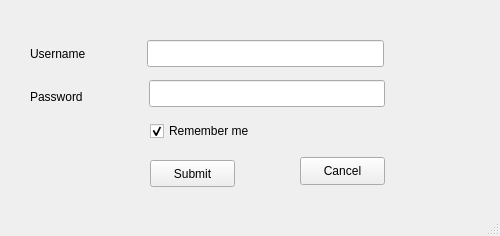
<?xml version="1.0" encoding="UTF-8"?>
<ui version="4.0">
 <class>MainWindow</class>
 <widget class="QMainWindow" name="MainWindow">
  <property name="geometry">
   <rect>
    <x>0</x>
    <y>0</y>
    <width>500</width>
    <height>236</height>
   </rect>
  </property>
  <property name="windowTitle">
   <string>SOcioShare</string>
  </property>
  <widget class="QWidget" name="centralwidget">
   <widget class="QLabel" name="label_Password">
    <property name="geometry">
     <rect>
      <x>30</x>
      <y>88</y>
      <width>64</width>
      <height>17</height>
     </rect>
    </property>
    <property name="text">
     <string>Password</string>
    </property>
   </widget>
   <widget class="QLabel" name="label_Username">
    <property name="geometry">
     <rect>
      <x>30</x>
      <y>45</y>
      <width>69</width>
      <height>17</height>
     </rect>
    </property>
    <property name="text">
     <string>Username</string>
    </property>
   </widget>
   <widget class="QCheckBox" name="CheckBox_remmeberMe">
    <property name="geometry">
     <rect>
      <x>150</x>
      <y>120</y>
      <width>129</width>
      <height>22</height>
     </rect>
    </property>
    <property name="text">
     <string>Remember me</string>
    </property>
    <property name="checked">
     <bool>true</bool>
    </property>
   </widget>
   <widget class="QPushButton" name="pushButton_Submit">
    <property name="geometry">
     <rect>
      <x>150</x>
      <y>160</y>
      <width>85</width>
      <height>27</height>
     </rect>
    </property>
    <property name="text">
     <string>Submit</string>
    </property>
   </widget>
   <widget class="QPushButton" name="pushButton_Cancel">
    <property name="geometry">
     <rect>
      <x>300</x>
      <y>157</y>
      <width>85</width>
      <height>28</height>
     </rect>
    </property>
    <property name="text">
     <string>Cancel</string>
    </property>
   </widget>
   <widget class="QLineEdit" name="lineEditUsername">
    <property name="geometry">
     <rect>
      <x>147</x>
      <y>40</y>
      <width>237</width>
      <height>27</height>
     </rect>
    </property>
   </widget>
   <widget class="QLineEdit" name="lineEditPasssoword">
    <property name="geometry">
     <rect>
      <x>149</x>
      <y>80</y>
      <width>236</width>
      <height>27</height>
     </rect>
    </property>
    <property name="echoMode">
     <enum>QLineEdit::Password</enum>
    </property>
   </widget>
  </widget>
  <widget class="QStatusBar" name="statusbar"/>
  <action name="actionNonsese">
   <property name="text">
    <string>nonsese</string>
   </property>
  </action>
 </widget>
 <resources/>
 <connections/>
</ui>
